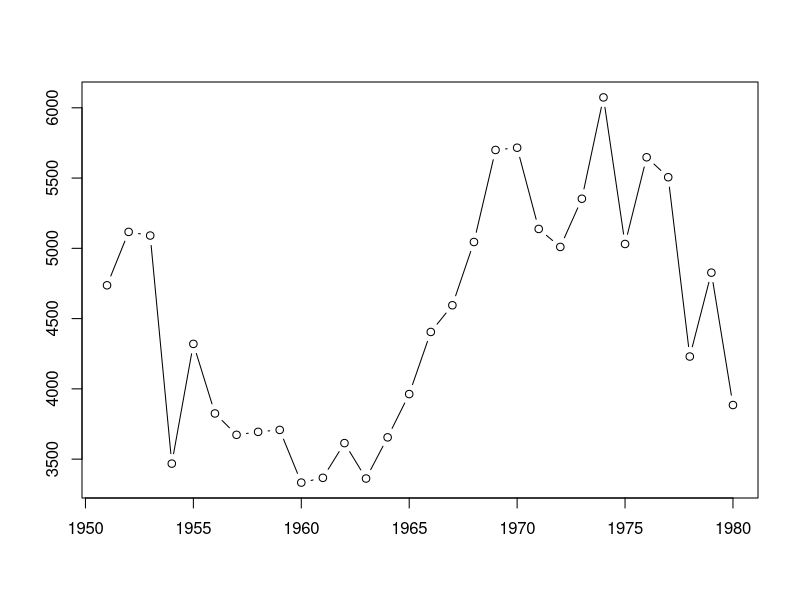
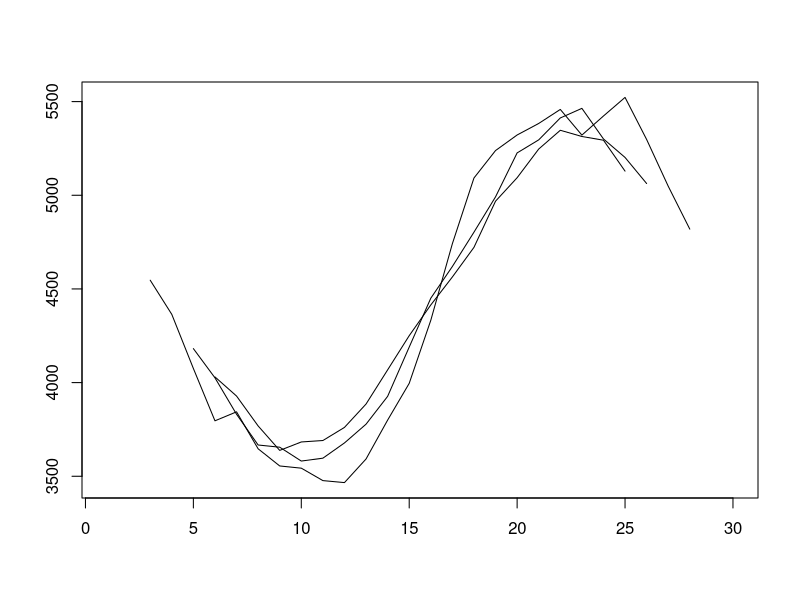
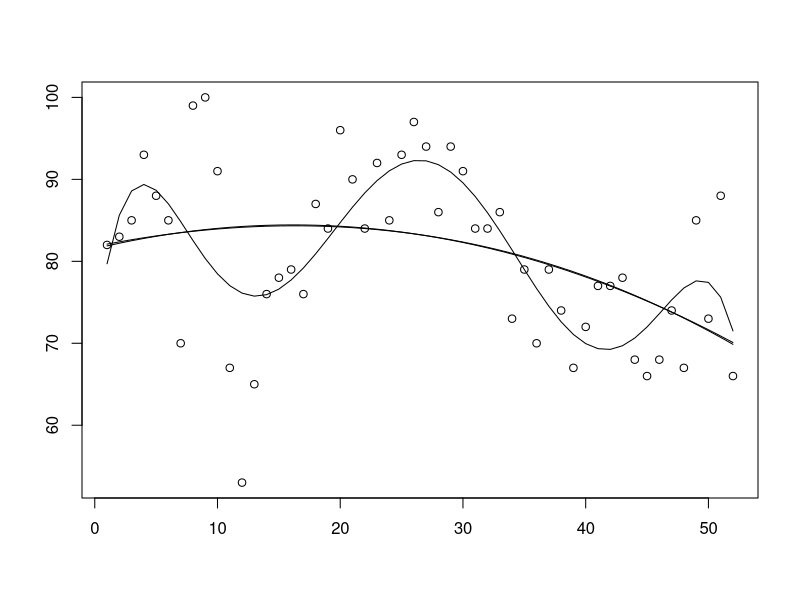
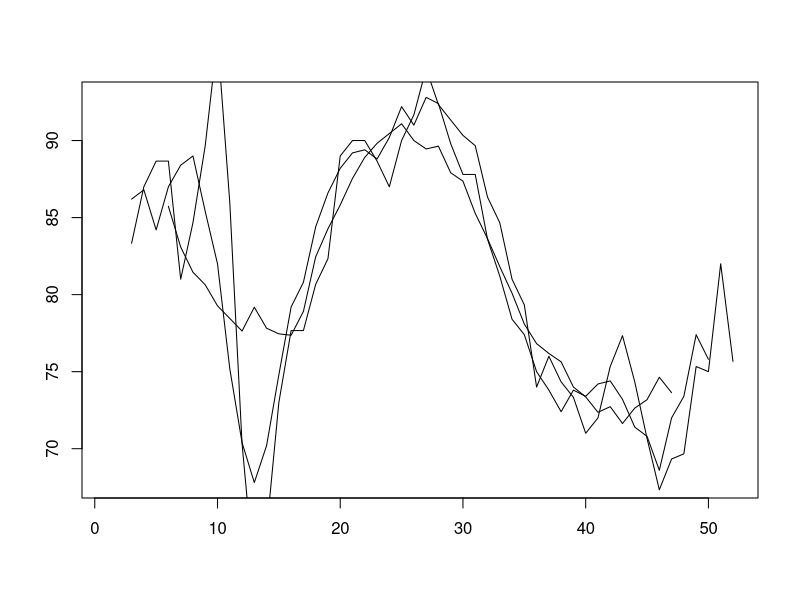
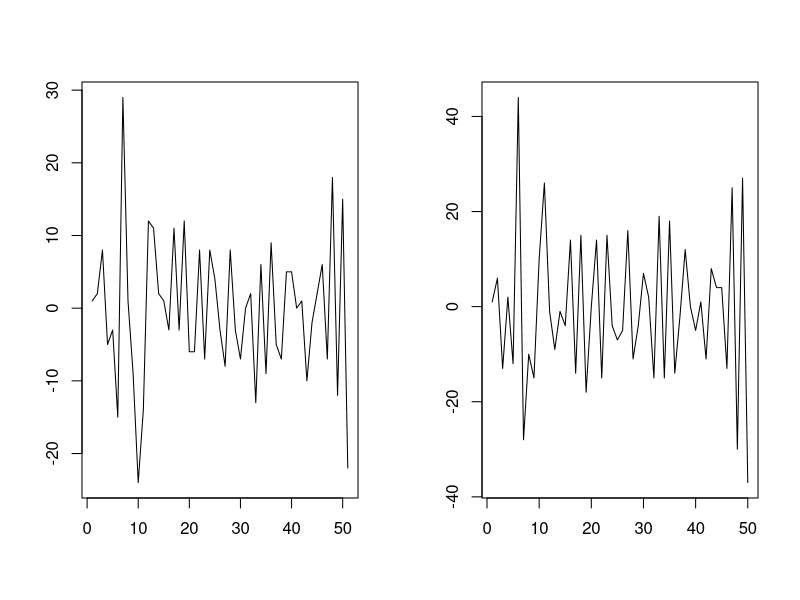

These figures' R source, in order:
#  hw 4 for time series class
# (1) Download the file strikes.datPreview the documentView in a new window from the Data 
# folder. It contains the number of strikes per year in the U.S. between 1951 and 1980. 
# Plot the data and apply the two-sided moving average filters with q=2,4,5 to the data, 
# closely following the R commands introduced in Section 1.3. of the Lecture Notes. 
# 
# (2) To familiarize yourselves more with the various methods of trend removal, please 
# go to https://trends.google.com/trends/ (Links to an external site.)Links to an external
# site. and search the phrase "time series analysis". Download the available CSV file and 
# apply any of the three methods of Section 1.3 to your data.

# 1.
getwd()
setwd("/home/yunzheli/class/sta137/Data/")
strikes_raw = read.table(file = "strikes.dat")
strikes = ts(strikes_raw, start = 1951)
t = 1 : length(strikes)

# origin plot
plot(strikes, xlab = "", ylab = "", main = "", type = "b")

# set filter
ma2 = filter(strikes, sides = 2, rep(1,5) / 5)
ma4 = filter(strikes, sides = 2, rep(1,9) / 9)
ma5 = filter(strikes, sides = 2, rep(1,11) / 11)
plot(t, ma2, xlab = "", ylab = "", main = "", type = "l")
lines(t, ma4)
lines(t, ma5)

# 2.
data = read.table("multiTimeline.csv", stringsAsFactors = FALSE, fill = TRUE, skip = 3)
data = data[[1]]

# clean data
# seperate string with ','
tsdata = lapply(data, function(x) strsplit(x, ","))

# unlist
tsdata = unlist(tsdata)

# choose numbers
tsdata = tsdata[2*(1:(length(tsdata)/2))]
tsdata = as.numeric(tsdata)

# set t
t = 1 : length(tsdata)

# plot
plot(t, tsdata, xlab = "", ylab = "", main = "")

# method 1: Least squares estimation
# try polynomial function with different parameters
# based on the scatter plot we choose to start with
# quadratic regression

qtfit = lm(tsdata~poly(t,2,raw = TRUE))
lines(qtfit$fitted.values)
cbfit = lm(tsdata~poly(t,3,raw = TRUE))
lines(cbfit$fitted.values)
random = lm(tsdata~poly(t,6,raw=TRUE))
lines(random$fitted.values)
# Q: how should we choose the regression model when quadratic and cubic do not have
# much difference, but it goes larger when power becomes higher

# method 2: Smoothing with Moving Averages
# a) two sides
ma_two_sides_2 = filter(tsdata, sides = 2, filter = rep(1,5)/5)
plot(t, ma_two_sides_2, xlab = "", ylab = "", main = "", type = "l")
ma_two_sides_5 = filter(tsdata, sides = 2, filter = rep(1,11)/11)
lines(t, ma_two_sides_5)
# b) one side
ma_one_side_2 = filter(tsdata, sides = 1, rep(1,3) / 3)
lines(t, ma_one_side_2)

# method 3: Differencing
d1 = diff(tsdata)
d2 = diff(d1)
par(mfrow = c(1, 2))
plot.ts(d1, xlab = "", ylab = "")
plot.ts(d2, xlab = "", ylab = "")
